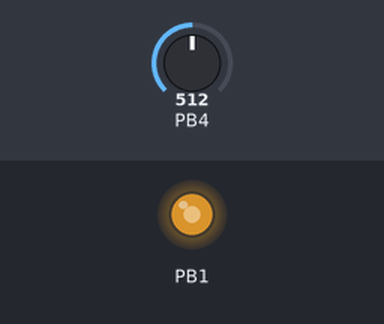
The program below on a simulated ATtiny13, built with avr-gcc and emulated at 9.6 MHz. Parts: output pins drawn as LEDs (lit = HIGH). The inputs (shaded band) are chosen by the test bench; at power-on: PB4 = 512.

Above: at 1.2 s.
1.3 s: PB4 set to 716
At 2.2 s:
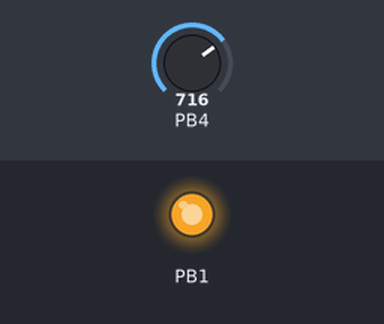
2.8 s: PB4 set to 306
At 3.6 s:
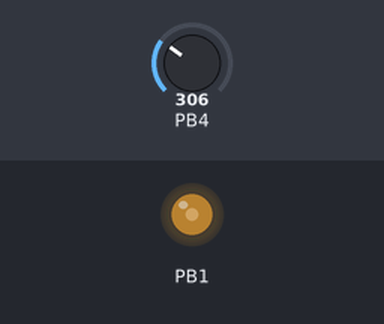
4.3 s: PB4 set to 182
At 4.9 s:
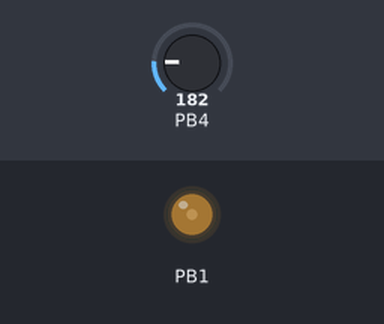
5.8 s: PB4 set to 0
At 6.3 s:
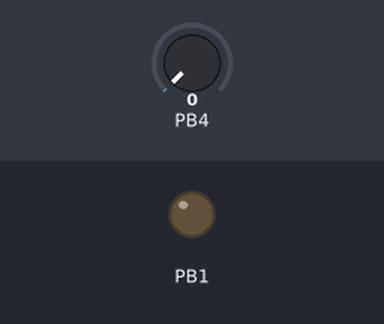
Timing chart, 0 to 8.3 s (numbered marks = the images above; inputs shaded):
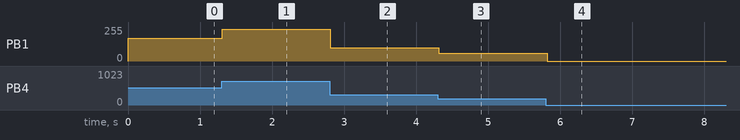

Measured:
- after the input at 1.3 s, PB1: 170/255 → 238/255 at once
- after the input at 2.8 s, PB1: 238/255 → 101/255 at once
- after the input at 4.3 s, PB1: 101/255 → 60/255 at once
- after the input at 5.8 s, PB1: 60/255 → 0/255 at once

The program:

main.c
```c
#define F_CPU 9600000UL  // Internal 9.6 МГц
#include <avr/io.h>
#include <avr/interrupt.h>
#include <util/delay.h>

#define POT_PIN PB3  // ADC3, пин 2 физически

void adc_init() {
  DDRB &= ~(1 << POT_PIN);  // Вход
  ADMUX = (1 << MUX1);      // ADC3, Vcc ref, right adjust
  ADCSRA = (1<<ADEN) | (1<<ADPS2) | (1<<ADPS1) | (1<<ADPS0);  // ADC on, prescaler 128 (~75кГц)
}

uint16_t adc_read() {
  ADCSRA |= (1 << ADSC);
  while (ADCSRA & (1 << ADSC));
  return ADC;
}

int main() {
  DDRB |= (1 << PB1);  // PWM на PB1 (пин 6)
  int voltage=0;
  // PWM ~25 кГц: Fast PWM, prescaler 8, TOP=47

  TCCR0A = _BV(COM0B1) | _BV(WGM00);
  TCCR0B = _BV(WGM02) | _BV(CS00);
  // Set TOP and initialize duty cycle to zero(0)
  OCR0A = 192; // TOP - DO NOT CHANGE, SETS PWM PULSE RATE
  OCR0B = 192; // duty cycle for Pin 1(PB1)

  adc_init();

  while(1) {
    uint16_t adc_val = adc_read();

     voltage= adc_val >> 2;  // 10-bit -> 8-bit (0-255)
     if (voltage <192)OCR0B=voltage; else OCR0B=192;
    _delay_ms(50);         // Обновление ~20 Гц
  }
}
```
